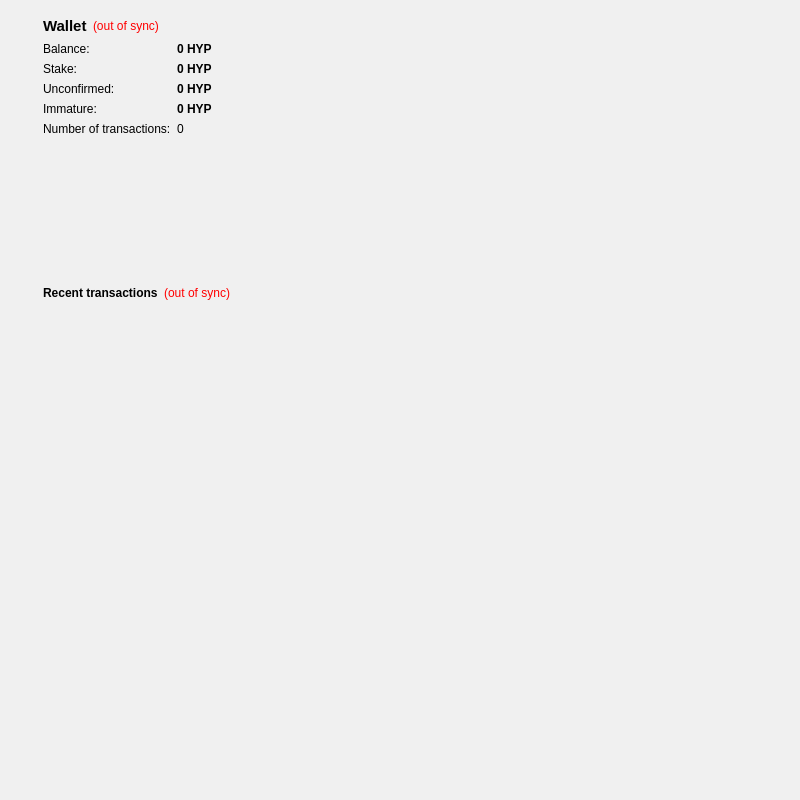
<?xml version="1.0" encoding="UTF-8"?>
<ui version="4.0">
 <class>OverviewPage</class>
 <widget class="QWidget" name="OverviewPage">
  <property name="geometry">
   <rect>
    <x>0</x>
    <y>0</y>
    <width>800</width>
    <height>800</height>
   </rect>
  </property>
  <property name="minimumSize">
   <size>
    <width>800</width>
    <height>800</height>
   </size>
  </property>
  <property name="maximumSize">
   <size>
    <width>800</width>
    <height>800</height>
   </size>
  </property>
  <property name="windowTitle">
   <string>Form</string>
  </property>
  <layout class="QGridLayout" name="gridLayout">
   <property name="leftMargin">
    <number>0</number>
   </property>
   <property name="topMargin">
    <number>0</number>
   </property>
   <property name="rightMargin">
    <number>0</number>
   </property>
   <property name="bottomMargin">
    <number>0</number>
   </property>
   <property name="spacing">
    <number>0</number>
   </property>
   <item row="0" column="0">
    <widget class="QFrame" name="frame_4">
     <property name="minimumSize">
      <size>
       <width>800</width>
       <height>0</height>
      </size>
     </property>
     <property name="maximumSize">
      <size>
       <width>800</width>
       <height>16777215</height>
      </size>
     </property>
     <property name="layoutDirection">
      <enum>Qt::LeftToRight</enum>
     </property>
     <property name="autoFillBackground">
      <bool>false</bool>
     </property>
     <property name="styleSheet">
      <string notr="true">background-color: rgb(240, 240, 240);</string>
     </property>
     <property name="frameShape">
      <enum>QFrame::NoFrame</enum>
     </property>
     <property name="frameShadow">
      <enum>QFrame::Plain</enum>
     </property>
     <property name="lineWidth">
      <number>-1</number>
     </property>
     <layout class="QGridLayout" name="gridLayout_3">
      <item row="0" column="0">
       <layout class="QVBoxLayout" name="verticalLayout_2">
        <item>
         <widget class="QFrame" name="frame">
          <property name="palette">
           <palette>
            <active>
             <colorrole role="Button">
              <brush brushstyle="SolidPattern">
               <color alpha="255">
                <red>240</red>
                <green>240</green>
                <blue>240</blue>
               </color>
              </brush>
             </colorrole>
             <colorrole role="Base">
              <brush brushstyle="SolidPattern">
               <color alpha="255">
                <red>240</red>
                <green>240</green>
                <blue>240</blue>
               </color>
              </brush>
             </colorrole>
             <colorrole role="Window">
              <brush brushstyle="SolidPattern">
               <color alpha="255">
                <red>240</red>
                <green>240</green>
                <blue>240</blue>
               </color>
              </brush>
             </colorrole>
            </active>
            <inactive>
             <colorrole role="Button">
              <brush brushstyle="SolidPattern">
               <color alpha="255">
                <red>240</red>
                <green>240</green>
                <blue>240</blue>
               </color>
              </brush>
             </colorrole>
             <colorrole role="Base">
              <brush brushstyle="SolidPattern">
               <color alpha="255">
                <red>240</red>
                <green>240</green>
                <blue>240</blue>
               </color>
              </brush>
             </colorrole>
             <colorrole role="Window">
              <brush brushstyle="SolidPattern">
               <color alpha="255">
                <red>240</red>
                <green>240</green>
                <blue>240</blue>
               </color>
              </brush>
             </colorrole>
            </inactive>
            <disabled>
             <colorrole role="Button">
              <brush brushstyle="SolidPattern">
               <color alpha="255">
                <red>240</red>
                <green>240</green>
                <blue>240</blue>
               </color>
              </brush>
             </colorrole>
             <colorrole role="Base">
              <brush brushstyle="SolidPattern">
               <color alpha="255">
                <red>240</red>
                <green>240</green>
                <blue>240</blue>
               </color>
              </brush>
             </colorrole>
             <colorrole role="Window">
              <brush brushstyle="SolidPattern">
               <color alpha="255">
                <red>240</red>
                <green>240</green>
                <blue>240</blue>
               </color>
              </brush>
             </colorrole>
            </disabled>
           </palette>
          </property>
          <property name="autoFillBackground">
           <bool>false</bool>
          </property>
          <property name="frameShape">
           <enum>QFrame::NoFrame</enum>
          </property>
          <property name="frameShadow">
           <enum>QFrame::Plain</enum>
          </property>
          <property name="lineWidth">
           <number>-1</number>
          </property>
          <layout class="QGridLayout" name="gridLayout_2">
           <property name="topMargin">
            <number>7</number>
           </property>
           <item row="0" column="0">
            <layout class="QHBoxLayout" name="horizontalLayout_4">
             <property name="leftMargin">
              <number>25</number>
             </property>
             <property name="topMargin">
              <number>0</number>
             </property>
             <item>
              <widget class="QLabel" name="label_5">
               <property name="font">
                <font>
                 <pointsize>11</pointsize>
                 <weight>75</weight>
                 <bold>true</bold>
                </font>
               </property>
               <property name="text">
                <string>Wallet</string>
               </property>
              </widget>
             </item>
             <item>
              <widget class="QLabel" name="labelWalletStatus">
               <property name="toolTip">
                <string>The displayed information may be out of date. Your wallet automatically synchronizes with the HyperStake network after a connection is established, but this process has not completed yet.</string>
               </property>
               <property name="styleSheet">
                <string notr="true">QLabel { color: red; }</string>
               </property>
               <property name="text">
                <string notr="true">(out of sync)</string>
               </property>
               <property name="alignment">
                <set>Qt::AlignLeading|Qt::AlignLeft|Qt::AlignVCenter</set>
               </property>
              </widget>
             </item>
             <item>
              <spacer name="horizontalSpacer_2">
               <property name="orientation">
                <enum>Qt::Horizontal</enum>
               </property>
               <property name="sizeHint" stdset="0">
                <size>
                 <width>40</width>
                 <height>20</height>
                </size>
               </property>
              </spacer>
             </item>
            </layout>
           </item>
           <item row="1" column="0">
            <layout class="QFormLayout" name="formLayout_2">
             <property name="fieldGrowthPolicy">
              <enum>QFormLayout::AllNonFixedFieldsGrow</enum>
             </property>
             <property name="horizontalSpacing">
              <number>6</number>
             </property>
             <property name="verticalSpacing">
              <number>6</number>
             </property>
             <property name="leftMargin">
              <number>25</number>
             </property>
             <item row="0" column="0">
              <widget class="QLabel" name="label">
               <property name="text">
                <string>Balance:</string>
               </property>
              </widget>
             </item>
             <item row="0" column="1">
              <widget class="QLabel" name="labelBalance">
               <property name="font">
                <font>
                 <weight>75</weight>
                 <bold>true</bold>
                </font>
               </property>
               <property name="cursor">
                <cursorShape>IBeamCursor</cursorShape>
               </property>
               <property name="toolTip">
                <string>Your current balance</string>
               </property>
               <property name="text">
                <string notr="true">0 HYP</string>
               </property>
               <property name="textInteractionFlags">
                <set>Qt::LinksAccessibleByMouse|Qt::TextSelectableByKeyboard|Qt::TextSelectableByMouse</set>
               </property>
              </widget>
             </item>
             <item row="1" column="0">
              <widget class="QLabel" name="label_6">
               <property name="text">
                <string>Stake:</string>
               </property>
              </widget>
             </item>
             <item row="1" column="1">
              <widget class="QLabel" name="labelStake">
               <property name="font">
                <font>
                 <weight>75</weight>
                 <bold>true</bold>
                </font>
               </property>
               <property name="cursor">
                <cursorShape>IBeamCursor</cursorShape>
               </property>
               <property name="toolTip">
                <string>Total of coins that was staked, and do not yet count toward the current balance</string>
               </property>
               <property name="text">
                <string notr="true">0 HYP</string>
               </property>
               <property name="textInteractionFlags">
                <set>Qt::LinksAccessibleByMouse|Qt::TextSelectableByKeyboard|Qt::TextSelectableByMouse</set>
               </property>
              </widget>
             </item>
             <item row="2" column="0">
              <widget class="QLabel" name="label_3">
               <property name="text">
                <string>Unconfirmed:</string>
               </property>
              </widget>
             </item>
             <item row="2" column="1">
              <widget class="QLabel" name="labelUnconfirmed">
               <property name="font">
                <font>
                 <weight>75</weight>
                 <bold>true</bold>
                </font>
               </property>
               <property name="cursor">
                <cursorShape>IBeamCursor</cursorShape>
               </property>
               <property name="toolTip">
                <string>Total of transactions that have yet to be confirmed, and do not yet count toward the current balance</string>
               </property>
               <property name="text">
                <string notr="true">0 HYP</string>
               </property>
               <property name="textInteractionFlags">
                <set>Qt::LinksAccessibleByMouse|Qt::TextSelectableByKeyboard|Qt::TextSelectableByMouse</set>
               </property>
              </widget>
             </item>
             <item row="3" column="0">
              <widget class="QLabel" name="labelImmatureText">
               <property name="text">
                <string>Immature:</string>
               </property>
              </widget>
             </item>
             <item row="3" column="1">
              <widget class="QLabel" name="labelImmature">
               <property name="font">
                <font>
                 <weight>75</weight>
                 <bold>true</bold>
                </font>
               </property>
               <property name="toolTip">
                <string>Mined balance that has not yet matured</string>
               </property>
               <property name="text">
                <string notr="true">0 HYP</string>
               </property>
               <property name="textInteractionFlags">
                <set>Qt::LinksAccessibleByMouse|Qt::TextSelectableByKeyboard|Qt::TextSelectableByMouse</set>
               </property>
              </widget>
             </item>
             <item row="5" column="0">
              <widget class="QLabel" name="label_2">
               <property name="text">
                <string>Number of transactions:</string>
               </property>
              </widget>
             </item>
             <item row="5" column="1">
              <widget class="QLabel" name="labelNumTransactions">
               <property name="toolTip">
                <string>Total number of transactions in wallet</string>
               </property>
               <property name="text">
                <string notr="true">0</string>
               </property>
              </widget>
             </item>
            </layout>
           </item>
           <item row="2" column="0">
            <spacer name="verticalSpacer_2">
             <property name="orientation">
              <enum>Qt::Vertical</enum>
             </property>
             <property name="sizeHint" stdset="0">
              <size>
               <width>20</width>
               <height>40</height>
              </size>
             </property>
            </spacer>
           </item>
          </layout>
         </widget>
        </item>
       </layout>
      </item>
      <item row="1" column="0">
       <layout class="QVBoxLayout" name="verticalLayout_3">
        <property name="leftMargin">
         <number>25</number>
        </property>
        <property name="rightMargin">
         <number>25</number>
        </property>
        <item>
         <widget class="QFrame" name="frame_2">
          <property name="frameShape">
           <enum>QFrame::NoFrame</enum>
          </property>
          <property name="frameShadow">
           <enum>QFrame::Raised</enum>
          </property>
          <property name="lineWidth">
           <number>-1</number>
          </property>
          <layout class="QVBoxLayout" name="verticalLayout">
           <item>
            <layout class="QHBoxLayout" name="horizontalLayout_2">
             <item>
              <widget class="QLabel" name="label_4">
               <property name="text">
                <string>&lt;b&gt;Recent transactions&lt;/b&gt;</string>
               </property>
              </widget>
             </item>
             <item>
              <widget class="QLabel" name="labelTransactionsStatus">
               <property name="toolTip">
                <string>The displayed information may be out of date. Your wallet automatically synchronizes with the HyperStake network after a connection is established, but this process has not completed yet.</string>
               </property>
               <property name="styleSheet">
                <string notr="true">QLabel { color: red; }</string>
               </property>
               <property name="text">
                <string notr="true">(out of sync)</string>
               </property>
               <property name="alignment">
                <set>Qt::AlignRight|Qt::AlignTrailing|Qt::AlignVCenter</set>
               </property>
              </widget>
             </item>
             <item>
              <spacer name="horizontalSpacer">
               <property name="orientation">
                <enum>Qt::Horizontal</enum>
               </property>
               <property name="sizeHint" stdset="0">
                <size>
                 <width>40</width>
                 <height>20</height>
                </size>
               </property>
              </spacer>
             </item>
            </layout>
           </item>
          </layout>
         </widget>
        </item>
        <item>
         <widget class="QListView" name="listTransactions">
          <property name="styleSheet">
           <string notr="true">QListView { background: transparent; }</string>
          </property>
          <property name="frameShape">
           <enum>QFrame::NoFrame</enum>
          </property>
          <property name="verticalScrollBarPolicy">
           <enum>Qt::ScrollBarAlwaysOff</enum>
          </property>
          <property name="horizontalScrollBarPolicy">
           <enum>Qt::ScrollBarAlwaysOff</enum>
          </property>
          <property name="selectionMode">
           <enum>QAbstractItemView::NoSelection</enum>
          </property>
         </widget>
        </item>
       </layout>
      </item>
      <item row="2" column="0">
       <spacer name="verticalSpacer">
        <property name="orientation">
         <enum>Qt::Vertical</enum>
        </property>
        <property name="sizeHint" stdset="0">
         <size>
          <width>20</width>
          <height>254</height>
         </size>
        </property>
       </spacer>
      </item>
     </layout>
    </widget>
   </item>
  </layout>
 </widget>
 <resources/>
 <connections/>
</ui>
